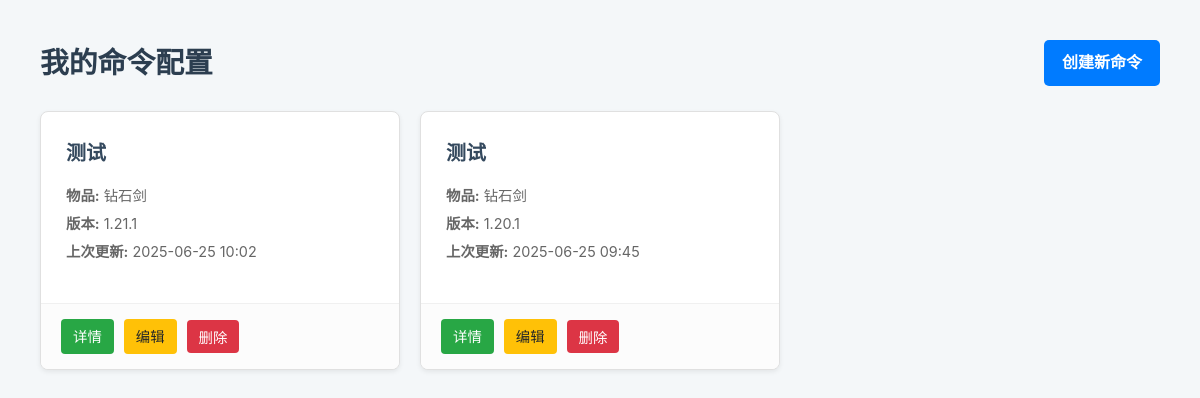
Before: /MC_command/ (signed in) with the older database file.
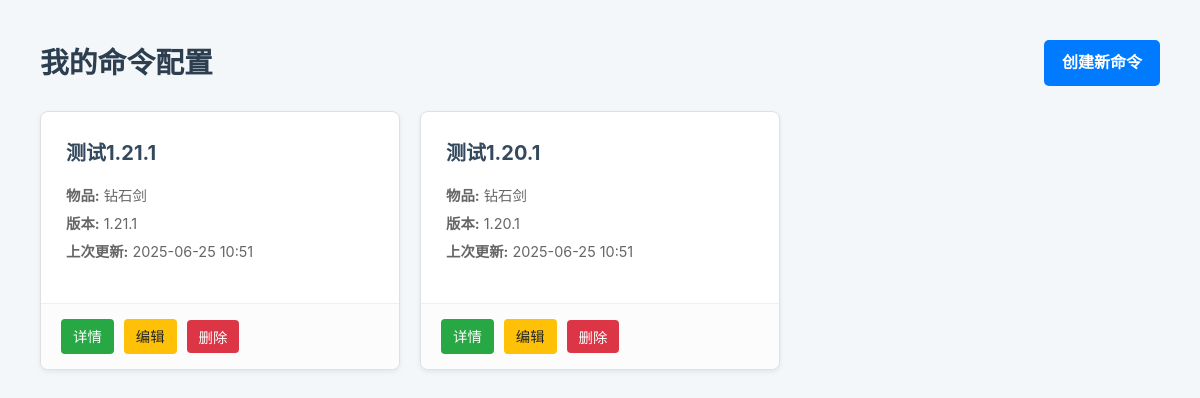
After: the same page with the newer database file.
### MC_command/models.py (models this page shows, shortened)
class GeneratedCommand(models.Model):
    user = models.ForeignKey(User, on_delete=models.CASCADE, related_name="commands")
    title = models.CharField(max_length=100, help_text="为这个命令配置起一个名字，方便查找")
    target_version = models.ForeignKey(MinecraftVersion, on_delete=models.PROTECT, help_text="命令生成的目标 Minecraft 版本")
    base_item = models.ForeignKey(BaseItem, on_delete=models.PROTECT, help_text="该命令的基础物品")
    custom_name = models.CharField(max_length=255, blank=True, null=True, help_text="物品在游戏中的自定义名称 (支持JSON文本)")
    lore = models.TextField(blank=True, null=True, help_text="物品的描述文字 (支持JSON文本), 每行用 \\n 分隔")
    count = models.PositiveIntegerField(default=1)
    created_at = models.DateTimeField(auto_now_add=True)
    updated_at = models.DateTimeField(auto_now=True)

class VersionedItem(models.Model):
    min_version = models.ForeignKey(
        MinecraftVersion, on_delete=models.PROTECT, related_name='+',
        blank=True, null=True, help_text="该项目有效的最低版本 (留空表示无限制)"
    )
    max_version = models.ForeignKey(
        MinecraftVersion, on_delete=models.PROTECT, related_name='+',
        blank=True, null=True, help_text="该项目有效的最高版本 (留空表示无限制)"
    )
    class Meta:
        abstract = True

class BaseItem(VersionedItem):
    item_id = models.CharField(max_length=100, help_text="Minecraft 的物品ID, 例如 'minecraft:diamond_sword'")
    name = models.CharField(max_length=100, help_text="人类可读的名称, 例如 'Diamond Sword'")
    item_type = models.CharField(
        max_length=50, help_text="物品类型, 例如 'all','spawn_egg','potion','written_book'等",
        choices=[
            ('all', '普通物品'),
            ('spawn_egg', '生成蛋'),
            ('potion', '药水(箭/食物)'),
            ('written_book', '成书'),
            ('firework', '烟花火箭'),
        ],default='all'
    )

class MinecraftVersion(models.Model):
    version_number = models.CharField(max_length=20, unique=True, help_text="例如 '1.20.1' 或 '1.21.4'")
    ordering_id = models.PositiveIntegerField(unique=True, help_text="用于排序和比较的版本整数ID, 例如 12001 代表 1.20.1")
    class Meta:
        ordering = ['ordering_id']

### MC_command/views.py (the view)
# urls.py: path("", views.index, name="index"),
@login_required
def index(request):
    command_list = GeneratedCommand.objects.filter(user=request.user).order_by("-updated_at")
    context = {
        'command_list': command_list,
    }
    return render(request, 'MC_command/index.html', context)

### MC_command/templates/MC_command/index.html (shortened to what this page needs)
{% extends 'MC_command/base.html' %}
{% block content %}
    <div class="header">
        <h1>我的命令配置</h1>
        <a href="{% url 'MC_command:create' %}" class="btn">创建新命令</a>
    </div>
    <div class="card-grid">
        {% for command in command_list %}
            <div class="command-card">
                <div class="card-body">
                    <h3><a href="{% url 'MC_command:detail' command.id %}">{{ command.title }}</a></h3>
                    <div class="card-meta">
                        <span><strong>物品:</strong> {{ command.base_item.name }}</span>
                        <span><strong>版本:</strong> {{ command.target_version.version_number }}</span>
                        <span><strong>上次更新:</strong> {{ command.updated_at|date:"Y-m-d H:i" }}</span>
                    </div>
                </div>
                <div class="card-footer">
                    <a href="{% url 'MC_command:detail' command.id %}" class="action-btn btn-view">详情</a>
                    <a href="{% url 'MC_command:edit' command.id %}" class="action-btn btn-edit">编辑</a>
                    <form action="{% url 'MC_command:delete' command.id %}" method="post" onsubmit="return confirm('您确定要删除此配置吗？');" style="margin: 0;">
                        <button type="submit" class="action-btn btn-delete">删除</button>
                    </form>
                </div>
            </div>
        {% empty %}
            <div class="empty-state">
                <h2>列表为空</h2>
                <p>您还没有创建任何命令配置。点击右上角的“创建新命令”开始吧！</p>
            </div>
        {% endfor %}
    </div>
{% endblock %}

### MC_command/templates/MC_command/base.html (shortened to what this page needs)
<!DOCTYPE html>
<html lang="zh-CN">
<head>
    {% load static %}
    <link rel="stylesheet" href="{% static 'MC_command/style.css' %}">
</head>
<body>
    <div class="container">
        {% block content %}
        {% endblock %}
    </div>
</body>
</html>

### MC_command/static/MC_command/style.css (style rules this page uses)
body { font-family: -apple-system, BlinkMacSystemFont, "Segoe UI", Roboto, "Helvetica Neue", Arial, sans-serif; background-color: #f4f7f9; color: #333; margin: 0; padding: 20px; line-height: 1.6; }
.container { max-width: 1200px; margin: 0 auto; padding: 20px; }
.header { display: flex; justify-content: space-between; align-items: center; margin-bottom: 25px; }
.header h1 { margin: 0; color: #2c3e50; font-size: 1.8em; }
.btn { text-decoration: none; background-color: #007bff; color: white; padding: 10px 18px; border-radius: 5px; font-weight: bold; transition: background-color 0.2s; border: none; cursor: pointer; }
.card-grid { display: grid; grid-template-columns: repeat(auto-fill, minmax(300px, 1fr)); gap: 20px; }
.command-card { background-color: #fff; border: 1px solid #e0e0e0; border-radius: 8px; box-shadow: 0 2px 5px rgba(0, 0, 0, 0.07); overflow: hidden; display: flex; flex-direction: column; }
.card-body { padding: 20px; flex-grow: 1; }
.card-body h3 { margin-top: 0; margin-bottom: 15px; font-size: 1.25em; }
.card-body h3 a { text-decoration: none; color: #34495e; }
.card-meta { font-size: 0.9em; color: #666; margin-bottom: 15px; }
.card-meta span { display: block; margin-bottom: 5px; }
.card-footer { background-color: #fcfcfc; border-top: 1px solid #f0f0f0; padding: 15px 20px; display: flex; gap: 10px; align-items: center; }
.action-btn { text-decoration: none; color: #fff; padding: 6px 12px; border-radius: 4px; font-size: 0.9em; border: none; cursor: pointer; }
.btn-view { background-color: #28a745; }
.btn-edit { background-color: #ffc107; color: #212529; }
.btn-delete { background-color: #dc3545; border: none; font-family: inherit; font-size: 0.9em; cursor: pointer; }
.card-body { padding: 25px; }

Changed rows visible on the page:
changed GeneratedCommand (number 1 of 2 on the later page): title "测试" → "测试1.21.1"; target_version.version_number "1.20.1" → "1.21.1"; updated_at "2025-06-25 09:45" → "2025-06-25 10:51"; moves up the list
changed GeneratedCommand (number 2 of 2 on the later page): title "测试" → "测试1.20.1"; target_version.version_number "1.21.1" → "1.20.1"; updated_at "2025-06-25 10:02" → "2025-06-25 10:51"
